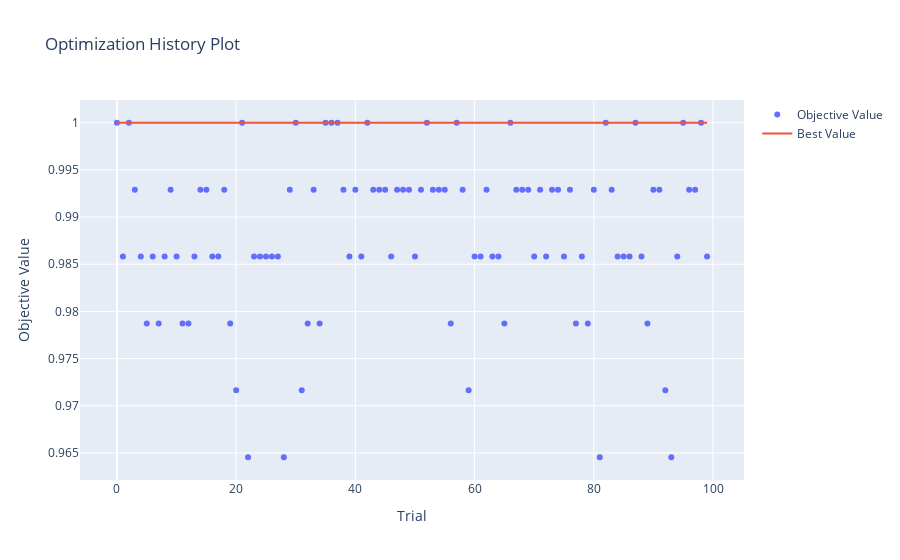

Write notebook code for a chart like this one.
### Markdown cell above
Посмотри на результатыт проведённых испытаний.

### Code cell
optuna.visualization.plot_optimization_history(cat_study)

### Figure 1 — Plotly figure (JSON) as saved in the notebook; plotly's stock layout.template omitted (floating-point values rounded to 4 significant figures)
{"data": [{"mode": "markers", "name": "Objective Value", "type": "scatter", "x": [0, 1, 2, 3, 4, 5, 6, 7, 8, 9, 10, 11, 12, 13, 14, 15, 16, 17, 18, 19, 20, 21, 22, 23, 24, 25, 26, 27, 28, 29, 30, 31, 32, 33, 34, 35, 36, 37, 38, 39, 40, 41, 42, 43, 44, 45, 46, 47, 48, 49, 50, 51, 52, 53, 54, 55, 56, 57, 58, 59, 60, 61, 62, 63, 64, 65, 66, 67, 68, 69, 70, 71, 72, 73, 74, 75, 76, 77, 78, 79, 80, 81, 82, 83, 84, 85, 86, 87, 88, 89, 90, 91, 92, 93, 94, 95, 96, 97, 98, 99], "y": [1, 0.9858, 1, 0.9929, 0.9858, 0.9787, 0.9858, 0.9787, 0.9858, 0.9929, 0.9858, 0.9787, 0.9787, 0.9858, 0.9929, 0.9929, 0.9858, 0.9858, 0.9929, 0.9787, 0.9716, 1, 0.9645, 0.9858, 0.9858, 0.9858, 0.9858, 0.9858, 0.9645, 0.9929, 1, 0.9716, 0.9787, 0.9929, 0.9787, 1, 1, 1, 0.9929, 0.9858, 0.9929, 0.9858, 1, 0.9929, 0.9929, 0.9929, 0.9858, 0.9929, 0.9929, 0.9929, 0.9858, 0.9929, 1, 0.9929, 0.9929, 0.9929, 0.9787, 1, 0.9929, 0.9716, 0.9858, 0.9858, 0.9929, 0.9858, 0.9858, 0.9787, 1, 0.9929, 0.9929, 0.9929, 0.9858, 0.9929, 0.9858, 0.9929, 0.9929, 0.9858, 0.9929, 0.9787, 0.9858, 0.9787, 0.9929, 0.9645, 1, 0.9929, 0.9858, 0.9858, 0.9858, 1, 0.9858, 0.9787, 0.9929, 0.9929, 0.9716, 0.9645, 0.9858, 1, 0.9929, 0.9929, 1, 0.9858]}, {"mode": "lines", "name": "Best Value", "type": "scatter", "x": [0, 1, 2, 3, 4, 5, 6, 7, 8, 9, 10, 11, 12, 13, 14, 15, 16, 17, 18, 19, 20, 21, 22, 23, 24, 25, 26, 27, 28, 29, 30, 31, 32, 33, 34, 35, 36, 37, 38, 39, 40, 41, 42, 43, 44, 45, 46, 47, 48, 49, 50, 51, 52, 53, 54, 55, 56, 57, 58, 59, 60, 61, 62, 63, 64, 65, 66, 67, 68, 69, 70, 71, 72, 73, 74, 75, 76, 77, 78, 79, 80, 81, 82, 83, 84, 85, 86, 87, 88, 89, 90, 91, 92, 93, 94, 95, 96, 97, 98, 99], "y": [1, 1, 1, 1, 1, 1, 1, 1, 1, 1, 1, 1, 1, 1, 1, 1, 1, 1, 1, 1, 1, 1, 1, 1, 1, 1, 1, 1, 1, 1, 1, 1, 1, 1, 1, 1, 1, 1, 1, 1, 1, 1, 1, 1, 1, 1, 1, 1, 1, 1, 1, 1, 1, 1, 1, 1, 1, 1, 1, 1, 1, 1, 1, 1, 1, 1, 1, 1, 1, 1, 1, 1, 1, 1, 1, 1, 1, 1, 1, 1, 1, 1, 1, 1, 1, 1, 1, 1, 1, 1, 1, 1, 1, 1, 1, 1, 1, 1, 1, 1]}, {"marker": {"color": "#cccccc"}, "mode": "markers", "name": "Infeasible Trial", "showlegend": false, "type": "scatter", "x": [], "y": []}], "layout": {"title": {"text": "Optimization History Plot"}, "xaxis": {"title": {"text": "Trial"}}, "yaxis": {"title": {"text": "Objective Value"}}}}
